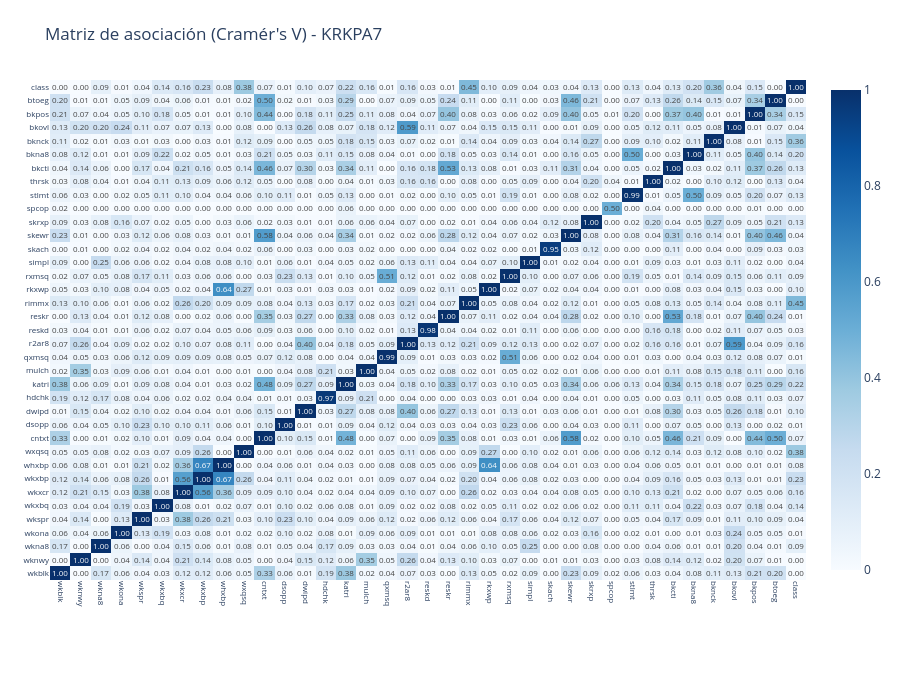
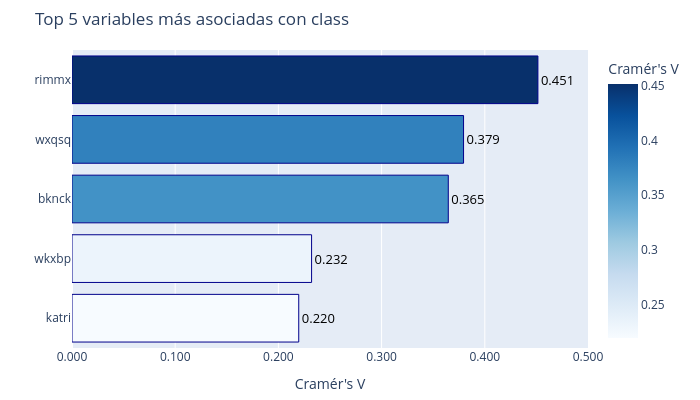

The cell these charts' notebook holds for them, in order:
### Markdown cell above
## Análisis bivariado class vs independientes

### Code cell
import plotly.express as px
import plotly.graph_objects as go
from plotly.subplots import make_subplots
from ipywidgets import interact, IntSlider, Dropdown
import pandas as pd
import numpy as np
from scipy.stats import chi2_contingency

def cramers_v(x, y):
    confusion_matrix = pd.crosstab(x, y)
    chi2 = chi2_contingency(confusion_matrix)[0]
    n = confusion_matrix.sum().sum()
    r, c = confusion_matrix.shape
    return np.sqrt(chi2 / (n * (min(r, c) - 1)))

vars_todas = datos.columns.tolist()
n_vars = len(vars_todas)
cramer_matrix = np.zeros((n_vars, n_vars))

for i, var1 in enumerate(vars_todas):
    for j, var2 in enumerate(vars_todas):
        cramer_matrix[i, j] = cramers_v(datos[var1], datos[var2])

cramer_df = pd.DataFrame(cramer_matrix, index=vars_todas, columns=vars_todas)

# Asociación con class
asociacion_class = cramer_df.loc['class'].drop('class').sort_values(ascending=False)

# Heatmap interactivo

fig_heatmap = go.Figure(data=go.Heatmap(
    z=cramer_df.values,
    x=cramer_df.columns,
    y=cramer_df.index,
    colorscale='Blues',
    zmin=0,
    zmax=1,
    text=np.round(cramer_df.values, 2),
    texttemplate='%{text:.2f}',
    textfont={"size": 8},
    hoverongaps=False,
    hovertemplate='<b>%{y}</b> ↔ <b>%{x}</b><br>Cramér\'s V: %{z:.3f}<extra></extra>'
))

fig_heatmap.update_layout(
    title='Matriz de asociación (Cramér\'s V) - KRKPA7',
    height=700,
    width=900,
    xaxis=dict(tickangle=90, tickfont=dict(size=8)),
    yaxis=dict(tickfont=dict(size=8)),
    margin=dict(l=50, r=50, t=80, b=120)
)

fig_heatmap.show()

# Top 5 variables más asociadas con class

top5_class = asociacion_class.head(5).reset_index()
top5_class.columns = ['Variable', 'Cramér\'s V']
top5_class['Porcentaje'] = (top5_class['Cramér\'s V'] * 100).round(1)

fig_top5 = px.bar(
    top5_class,
    x='Cramér\'s V',
    y='Variable',
    orientation='h',
    color='Cramér\'s V',
    color_continuous_scale='Blues',
    text=top5_class['Cramér\'s V'].apply(lambda x: f'{x:.3f}'),
    title='Top 5 variables más asociadas con class'
)

fig_top5.update_traces(
    textposition='outside',
    textfont=dict(size=13, color='black'),
    marker=dict(line=dict(width=1, color='darkblue'))
)

fig_top5.update_layout(
    height=400,
    width=700,
    showlegend=False,
    xaxis=dict(range=[0, 0.5], title='Cramér\'s V', tickformat='.3f'),
    yaxis=dict(title='', autorange='reversed'),
    margin=dict(l=10, r=40, t=50, b=30)
)

fig_top5.show()

### Figure 1 — Plotly figure (JSON) as saved in the notebook; plotly's stock layout.template omitted (floating-point values rounded to 4 significant figures; data arrays with more than 128 entries replaced by an {"elided": "..."} marker saying what was removed)
{"data": [{"colorscale": [[0, "rgb(247,251,255)"], [0.125, "rgb(222,235,247)"], [0.25, "rgb(198,219,239)"], [0.375, "rgb(158,202,225)"], [0.5, "rgb(107,174,214)"], [0.625, "rgb(66,146,198)"], [0.75, "rgb(33,113,181)"], [0.875, "rgb(8,81,156)"], [1, "rgb(8,48,107)"]], "hoverongaps": false, "hovertemplate": "<b>%{y}</b> ↔ <b>%{x}</b><br>Cramér's V: %{z:.3f}<extra></extra>", "text": {"elided": "37x37 float values"}, "textfont": {"size": 8}, "texttemplate": "%{text:.2f}", "type": "heatmap", "x": ["wkblk", "wknwy", "wkna8", "wkona", "wkspr", "wkxbq", "wkxcr", "wkxbp", "whxbp", "wxqsq", "cntxt", "dsopp", "dwipd", "hdchk", "katri", "mulch", "qxmsq", "r2ar8", "reskd", "reskr", "rimmx", "rkxwp", "rxmsq", "simpl", "skach", "skewr", "skrxp", "spcop", "stlmt", "thrsk", "bkcti", "bkna8", "bknck", "bkovl", "bkpos", "btoeg", "class"], "y": ["wkblk", "wknwy", "wkna8", "wkona", "wkspr", "wkxbq", "wkxcr", "wkxbp", "whxbp", "wxqsq", "cntxt", "dsopp", "dwipd", "hdchk", "katri", "mulch", "qxmsq", "r2ar8", "reskd", "reskr", "rimmx", "rkxwp", "rxmsq", "simpl", "skach", "skewr", "skrxp", "spcop", "stlmt", "thrsk", "bkcti", "bkna8", "bknck", "bkovl", "bkpos", "btoeg", "class"], "z": {"elided": "37x37 float values"}, "zmax": 1, "zmin": 0}], "layout": {"height": 700, "margin": {"b": 120, "l": 50, "r": 50, "t": 80}, "title": {"text": "Matriz de asociación (Cramér's V) - KRKPA7"}, "width": 900, "xaxis": {"tickangle": 90, "tickfont": {"size": 8}}, "yaxis": {"tickfont": {"size": 8}}}}

### Figure 2 — Plotly figure (JSON) as saved in the notebook; plotly's stock layout.template omitted (floating-point values rounded to 4 significant figures)
{"data": [{"hovertemplate": "Cramér's V=%{marker.color}<br>Variable=%{y}<br>text=%{text}<extra></extra>", "legendgroup": "", "marker": {"color": [0.4515, 0.3794, 0.3646, 0.2321, 0.2197], "coloraxis": "coloraxis", "line": {"color": "darkblue", "width": 1}, "pattern": {"shape": ""}}, "name": "", "orientation": "h", "showlegend": false, "text": ["0.451", "0.379", "0.365", "0.232", "0.220"], "textfont": {"color": "black", "size": 13}, "textposition": "outside", "type": "bar", "x": [0.4515, 0.3794, 0.3646, 0.2321, 0.2197], "xaxis": "x", "y": ["rimmx", "wxqsq", "bknck", "wkxbp", "katri"], "yaxis": "y"}], "layout": {"barmode": "relative", "coloraxis": {"autocolorscale": false, "colorbar": {"title": {"text": "Cramér's V"}}, "colorscale": [[0, "rgb(247,251,255)"], [0.125, "rgb(222,235,247)"], [0.25, "rgb(198,219,239)"], [0.375, "rgb(158,202,225)"], [0.5, "rgb(107,174,214)"], [0.625, "rgb(66,146,198)"], [0.75, "rgb(33,113,181)"], [0.875, "rgb(8,81,156)"], [1, "rgb(8,48,107)"]]}, "height": 400, "legend": {"tracegroupgap": 0}, "margin": {"b": 30, "l": 10, "r": 40, "t": 50}, "showlegend": false, "title": {"text": "Top 5 variables más asociadas con class"}, "width": 700, "xaxis": {"anchor": "y", "domain": [0, 1], "range": [0, 0.5], "tickformat": ".3f", "title": {"text": "Cramér's V"}}, "yaxis": {"anchor": "x", "autorange": "reversed", "domain": [0, 1], "title": {"text": ""}}}}
